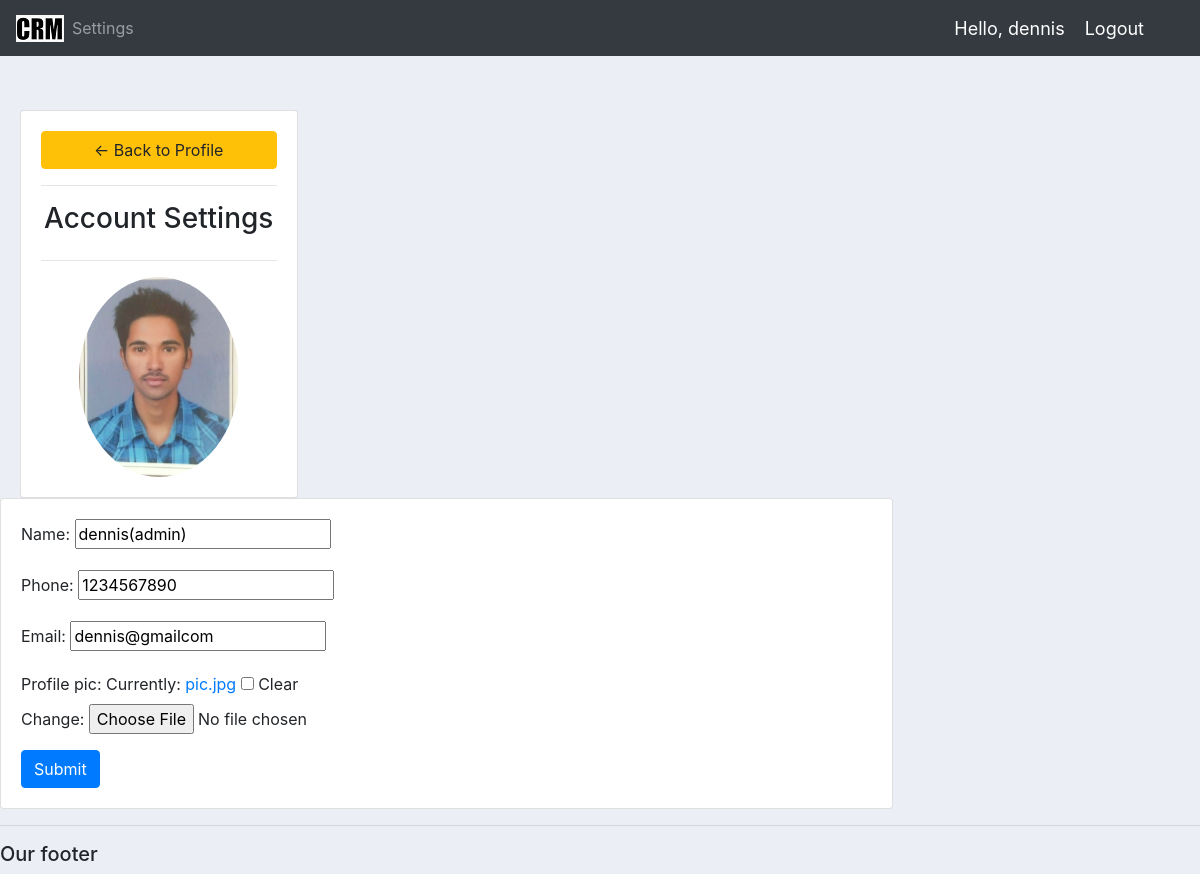
Page /account/ (signed in) on the committed database.
### accounts/models.py (models this page shows, shortened)
class Customer(models.Model):
    user = models.OneToOneField(User,null = True,blank = True ,on_delete = models.CASCADE) #(blank = true means we can create a new
    name = models.CharField(max_length = 200,null = True)  # if we dont have name its ok
    phone= models.CharField(max_length = 200,null = True)
    email= models.CharField(max_length = 200,null = True)
    profile_pic = models.ImageField(default = 'index.png',null= True, blank = True)
    date_created= models.DateTimeField(auto_now_add = True,null = True)  # gets current date

### accounts/decorators.py (the view)
        def wrapper_func(request , *args, **kwargs):
            group = None
            if request.user.groups.exists():
                group = request.user.groups.all()[0].name  #here [0] means the ['admin'] ie the first one passes from the allowed_roles list
            if group in allowed_roles:
                return view_func(request, *args, **kwargs)
            else :
                return HttpResponse('You are not authorized to view this page')

### accounts/forms.py
class CustomerForm(ModelForm):
    class Meta:
        model = Customer
        fields = '__all__'
        exclude = ['user']

### accounts/views.py (called while the page is built)
@login_required(login_url= 'login')
@allowed_users(allowed_roles = ['customer'])
def accountSettings(request):
    customer = request.user.customer
    form = CustomerForm(instance = customer)
    if request.method == 'POST':
        form = CustomerForm(request.POST, request.FILES, instance = customer)
        if form.is_valid():
            form.save()
    context = {'form':form}
    return render(request,'accounts/account_settings.html',context)

### accounts/templates/accounts/account_settings.html (shortened to what this page needs)
{% extends 'accounts/main.html' %}
{% load static %}
{% block content %}
<br>
<div class = 'row'>
    <div class = 'col-md-3'>
        <div class = 'card card-body'>
            <a class="btn btn-warning" href="{% url 'home' %}"> &#8592; Back to Profile</a>
            <hr>
            <h3 style="text-align: center">Account Settings</h3>
            <hr>
            <img class = 'profile-pic' src = "{{request.user.customer.profile_pic.url}}">
        </div>
    </div>
    <div class="col-md-9">
        <div class="card card-body">
            <form method="POST" action = "" enctype="multipart/form-data">
                {{form.as_p}}
            <input class = 'btn btn-primary' type = 'submit' name = 'Update Imformation'>
            </form>
        </div>
    </div>
</div>
{% endblock %}

### accounts/templates/accounts/navbar.html (shortened to what this page needs)
{% load static %}
<nav class="navbar navbar-expand-lg navbar-dark bg-dark">
    <img src = "{% static 'images/Capture.PNG' %}">
    <div class="collapse navbar-collapse" id="navbarNav">
      <ul class="navbar-nav">
        {% if request.user.is_staff %}
        <li class="nav-item active">
          <a class="nav-link" href="{% url 'home' %}">Dashboard </a>
        </li>
        <li class="nav-item">
          <a class="nav-link" href="{% url 'products' %}">products</a>
        </li>
        {% else %}
        <li class = 'nav-item'>
          <a class="nav-link" href="{% url 'account' %}">Settings</a>
        </li>
         {% endif %}
      </ul>
    </div>
    <span class = 'hello-msg'>Hello, {{request.user}}</span>
    <span> <a class="hello-msg" href="{% url 'logout' %}">Logout</span>
  </nav>

### static/css/main.css (style rules this page uses)
body { background-color: #ebeff5; }

### accounts/templates/accounts/navbar.html (style rules this page uses)
.hello-msg { font-size: 18px; color : #fff; margin-right: 20px; }

### accounts/templates/accounts/account_settings.html (style rules this page uses)
.profile-pic { max-width: 200px; max-height: 200px; margin: 0 auto; border-radius: 50%; }

### rows in the picture
Customer: name "dennis(admin)", phone "1234567890", email "dennis@gmailcom"

### other values in the picture
{{ request.user }} "dennis"
